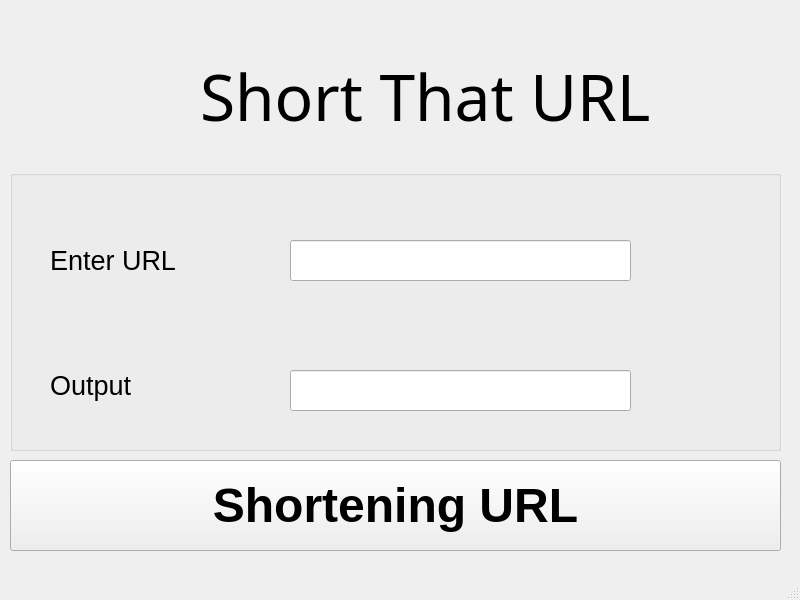
<?xml version="1.0" encoding="UTF-8"?>
<ui version="4.0">
 <class>MainWindow</class>
 <widget class="QMainWindow" name="MainWindow">
  <property name="geometry">
   <rect>
    <x>0</x>
    <y>0</y>
    <width>800</width>
    <height>600</height>
   </rect>
  </property>
  <property name="windowTitle">
   <string>MainWindow</string>
  </property>
  <widget class="QWidget" name="centralwidget">
   <widget class="QPushButton" name="short_url_button">
    <property name="geometry">
     <rect>
      <x>10</x>
      <y>460</y>
      <width>771</width>
      <height>91</height>
     </rect>
    </property>
    <property name="font">
     <font>
      <pointsize>36</pointsize>
      <weight>75</weight>
      <bold>true</bold>
     </font>
    </property>
    <property name="text">
     <string>Shortening URL</string>
    </property>
   </widget>
   <widget class="QGroupBox" name="groupBox">
    <property name="geometry">
     <rect>
      <x>10</x>
      <y>170</y>
      <width>771</width>
      <height>281</height>
     </rect>
    </property>
    <property name="title">
     <string/>
    </property>
    <widget class="QLabel" name="enter_url_label">
     <property name="geometry">
      <rect>
       <x>40</x>
       <y>70</y>
       <width>191</width>
       <height>41</height>
      </rect>
     </property>
     <property name="font">
      <font>
       <pointsize>20</pointsize>
      </font>
     </property>
     <property name="text">
      <string>Enter URL</string>
     </property>
    </widget>
    <widget class="QLabel" name="output_label">
     <property name="geometry">
      <rect>
       <x>40</x>
       <y>190</y>
       <width>191</width>
       <height>51</height>
      </rect>
     </property>
     <property name="font">
      <font>
       <pointsize>20</pointsize>
      </font>
     </property>
     <property name="text">
      <string>Output</string>
     </property>
    </widget>
    <widget class="QLineEdit" name="url_input_text">
     <property name="geometry">
      <rect>
       <x>280</x>
       <y>70</y>
       <width>341</width>
       <height>41</height>
      </rect>
     </property>
     <property name="font">
      <font>
       <pointsize>20</pointsize>
      </font>
     </property>
     <property name="text">
      <string/>
     </property>
    </widget>
    <widget class="QLineEdit" name="short_url_output">
     <property name="geometry">
      <rect>
       <x>280</x>
       <y>200</y>
       <width>341</width>
       <height>41</height>
      </rect>
     </property>
     <property name="font">
      <font>
       <pointsize>20</pointsize>
      </font>
     </property>
     <property name="text">
      <string/>
     </property>
    </widget>
   </widget>
   <widget class="QLabel" name="label">
    <property name="geometry">
     <rect>
      <x>10</x>
      <y>40</y>
      <width>771</width>
      <height>111</height>
     </rect>
    </property>
    <property name="font">
     <font>
      <family>Alef</family>
      <pointsize>48</pointsize>
     </font>
    </property>
    <property name="focusPolicy">
     <enum>Qt::NoFocus</enum>
    </property>
    <property name="contextMenuPolicy">
     <enum>Qt::DefaultContextMenu</enum>
    </property>
    <property name="text">
     <string>Short That URL</string>
    </property>
    <property name="margin">
     <number>0</number>
    </property>
    <property name="indent">
     <number>190</number>
    </property>
   </widget>
  </widget>
  <widget class="QStatusBar" name="statusbar"/>
 </widget>
 <resources/>
 <connections/>
</ui>
